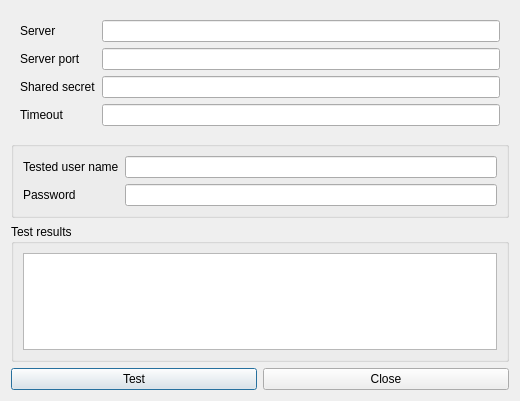
<?xml version="1.0" encoding="UTF-8"?>
<ui version="4.0">
 <class>radius_test</class>
 <widget class="QDialog" name="radius_test">
  <property name="geometry">
   <rect>
    <x>0</x>
    <y>0</y>
    <width>520</width>
    <height>401</height>
   </rect>
  </property>
  <property name="windowTitle">
   <string>Test a radius setup</string>
  </property>
  <layout class="QGridLayout" name="gridLayout_3">
   <item row="0" column="0" colspan="2">
    <widget class="QGroupBox" name="common_box">
     <property name="styleSheet">
      <string notr="true">QGroupBox {
border: 0px;
}</string>
     </property>
     <property name="title">
      <string/>
     </property>
     <layout class="QGridLayout" name="gridLayout_2">
      <item row="0" column="0">
       <widget class="QLabel" name="server_label">
        <property name="locale">
         <locale language="English" country="UnitedStates"/>
        </property>
        <property name="text">
         <string>Server</string>
        </property>
       </widget>
      </item>
      <item row="0" column="1">
       <widget class="QLineEdit" name="server">
        <property name="locale">
         <locale language="English" country="UnitedStates"/>
        </property>
       </widget>
      </item>
      <item row="1" column="0">
       <widget class="QLabel" name="port_label">
        <property name="locale">
         <locale language="English" country="UnitedStates"/>
        </property>
        <property name="text">
         <string>Server port</string>
        </property>
       </widget>
      </item>
      <item row="1" column="1">
       <widget class="QLineEdit" name="port">
        <property name="locale">
         <locale language="English" country="UnitedStates"/>
        </property>
       </widget>
      </item>
      <item row="2" column="0">
       <widget class="QLabel" name="shared_secret_label">
        <property name="locale">
         <locale language="English" country="UnitedStates"/>
        </property>
        <property name="text">
         <string>Shared secret</string>
        </property>
       </widget>
      </item>
      <item row="2" column="1">
       <widget class="QLineEdit" name="shared_secret">
        <property name="locale">
         <locale language="English" country="UnitedStates"/>
        </property>
       </widget>
      </item>
      <item row="3" column="0">
       <widget class="QLabel" name="timeout_label">
        <property name="locale">
         <locale language="English" country="UnitedStates"/>
        </property>
        <property name="text">
         <string>Timeout</string>
        </property>
       </widget>
      </item>
      <item row="3" column="1">
       <widget class="QLineEdit" name="timeout">
        <property name="locale">
         <locale language="English" country="UnitedStates"/>
        </property>
       </widget>
      </item>
     </layout>
    </widget>
   </item>
   <item row="1" column="0" colspan="2">
    <widget class="QGroupBox" name="groupBox">
     <property name="title">
      <string/>
     </property>
     <layout class="QVBoxLayout" name="verticalLayout">
      <item>
       <layout class="QGridLayout" name="gridLayout">
        <item row="0" column="0">
         <widget class="QLabel" name="timeout_label_2">
          <property name="locale">
           <locale language="English" country="UnitedStates"/>
          </property>
          <property name="text">
           <string>Tested user name</string>
          </property>
         </widget>
        </item>
        <item row="0" column="1">
         <widget class="QLineEdit" name="username">
          <property name="locale">
           <locale language="English" country="UnitedStates"/>
          </property>
         </widget>
        </item>
        <item row="1" column="0">
         <widget class="QLabel" name="timeout_label_3">
          <property name="locale">
           <locale language="English" country="UnitedStates"/>
          </property>
          <property name="text">
           <string>Password</string>
          </property>
         </widget>
        </item>
        <item row="1" column="1">
         <widget class="QLineEdit" name="password">
          <property name="locale">
           <locale language="English" country="UnitedStates"/>
          </property>
          <property name="echoMode">
           <enum>QLineEdit::PasswordEchoOnEdit</enum>
          </property>
         </widget>
        </item>
       </layout>
      </item>
     </layout>
    </widget>
   </item>
   <item row="2" column="0" colspan="2">
    <widget class="QGroupBox" name="results_box">
     <property name="title">
      <string>Test results</string>
     </property>
     <layout class="QVBoxLayout" name="verticalLayout_2">
      <item>
       <widget class="QTextEdit" name="results_text">
        <property name="textInteractionFlags">
         <set>Qt::TextSelectableByKeyboard|Qt::TextSelectableByMouse</set>
        </property>
       </widget>
      </item>
     </layout>
    </widget>
   </item>
   <item row="3" column="0">
    <widget class="QPushButton" name="testbutton">
     <property name="text">
      <string>Test</string>
     </property>
    </widget>
   </item>
   <item row="3" column="1">
    <widget class="QPushButton" name="closebutton">
     <property name="text">
      <string>Close</string>
     </property>
    </widget>
   </item>
  </layout>
 </widget>
 <resources/>
 <connections>
  <connection>
   <sender>closebutton</sender>
   <signal>clicked()</signal>
   <receiver>radius_test</receiver>
   <slot>hide()</slot>
   <hints>
    <hint type="sourcelabel">
     <x>510</x>
     <y>391</y>
    </hint>
    <hint type="destinationlabel">
     <x>259</x>
     <y>132</y>
    </hint>
   </hints>
  </connection>
 </connections>
</ui>
